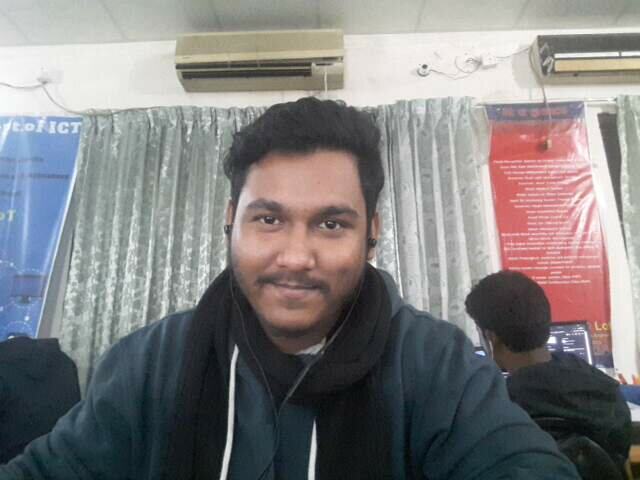
#> input picture chapter2/tipu_png.png, 640 x 480 px
$ python grayscale.py
#> lines starting #> are read from the running program, lines starting #| are printed output that depends on the picture
import cv2
grayImage = cv2.imread('tipu_png.png', cv2.IMREAD_GRAYSCALE)
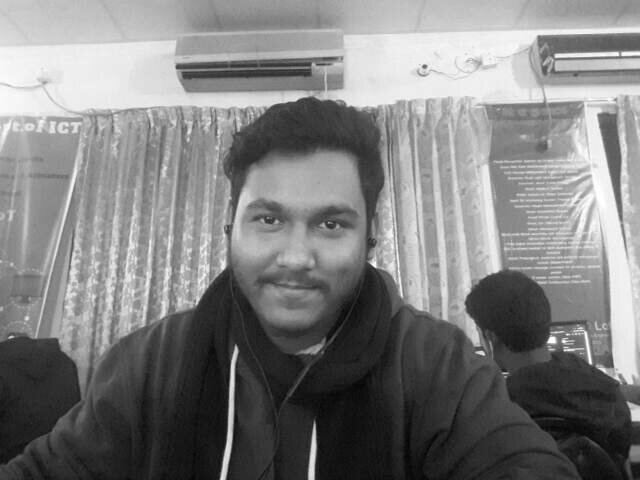
#> grayImage: shape (480, 640); min 4, max 255, mean 127.1
cv2.imwrite('tipu_gray.png', grayImage)
